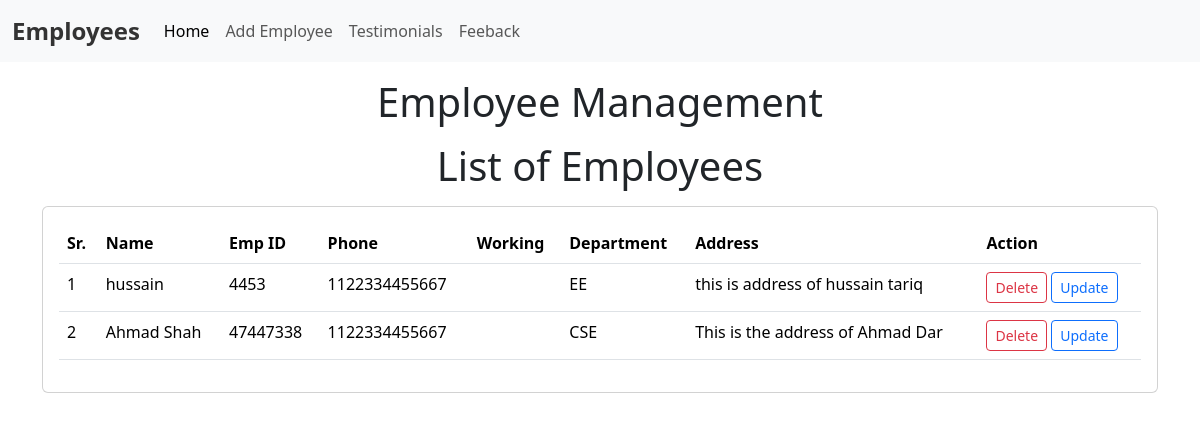
/employee/home/, run on the app's committed database.
### employee/models.py (models this page shows, shortened)
class Emp(models.Model):
    name = models.CharField(max_length=200)
    emp_id = models.CharField(max_length=200)
    phone = models.CharField(max_length=20)
    address = models.CharField(max_length=200)
    is_working = models.BooleanField(default=True)
    department = models.CharField(max_length=20)

### employee/views.py (the view)
# urls.py: 2. Add a URL to urlpatterns:  path('', views.home, name='home')
def home(request):
    emps = Emp.objects.all()
    return render(request, "emp/home.html", {"emps":emps})

### templates/emp/home.html (shortened to what this page needs)
<!DOCTYPE html>
<html lang="en">
  <head>
    <link
      href="https://cdn.jsdelivr.net/npm/bootstrap@5.3.3/dist/css/bootstrap.min.css"
      rel="stylesheet"
    />
  </head>
  <body>
    {% include 'emp/navbar.html' %}
    <h1 class="text-center my-3">Employee Management</h1>
    <h1 class="text-center my-3">List of Employees</h1>
    <div class="container">
      <div class="row">
        <div class="col-md-12">
          <div class="card">
            <div class="card-body">
              <table class="table">
                <thead>
                  <tr>
                    <th>Sr.</th>
                    <th>Name</th>
                    <th>Emp ID</th>
                    <th>Phone</th>
                    <th>Working</th>
                    <th>Department</th>
                    <th>Address</th>
                    <th>Action</th>
                  </tr>
                </thead>
                <tbody>
                  {% for e in emps %}
                  <tr>
                    <td>{{forloop.counter}}</td>
                    <td>{{e.name}}</td>
                    <td>{{e.emp_id}}</td>
                    <td>{{e.phone}}</td>
                    <td>{{e.working}}</td>
                    <td>{{e.department}}</td>
                    <td>{{e.address}}</td>
                    <td>
                      <a
                        href="/employee/delete-emp/{{e.id}}"
                        class="btn btn-outline-danger btn-sm"
                        >Delete</a
                      >
                      <a
                        href="/employee/update-emp/{{e.id}}"
                        class="btn btn-outline-primary btn-sm"
                        >Update</a
                      >
                    </td>
                  </tr>
                  {% endfor %}
                </tbody>
              </table>
            </div>
          </div>
        </div>
      </div>
    </div>
  </body>
</html>

### data on the page
Emp: name "hussain", emp_id "4453", phone "1122334455667", department "EE", address "this is address of hussain tariq"
Emp: name "Ahmad Shah", emp_id "47447338", phone "1122334455667", department "CSE", address "This is the address of Ahmad Dar"
